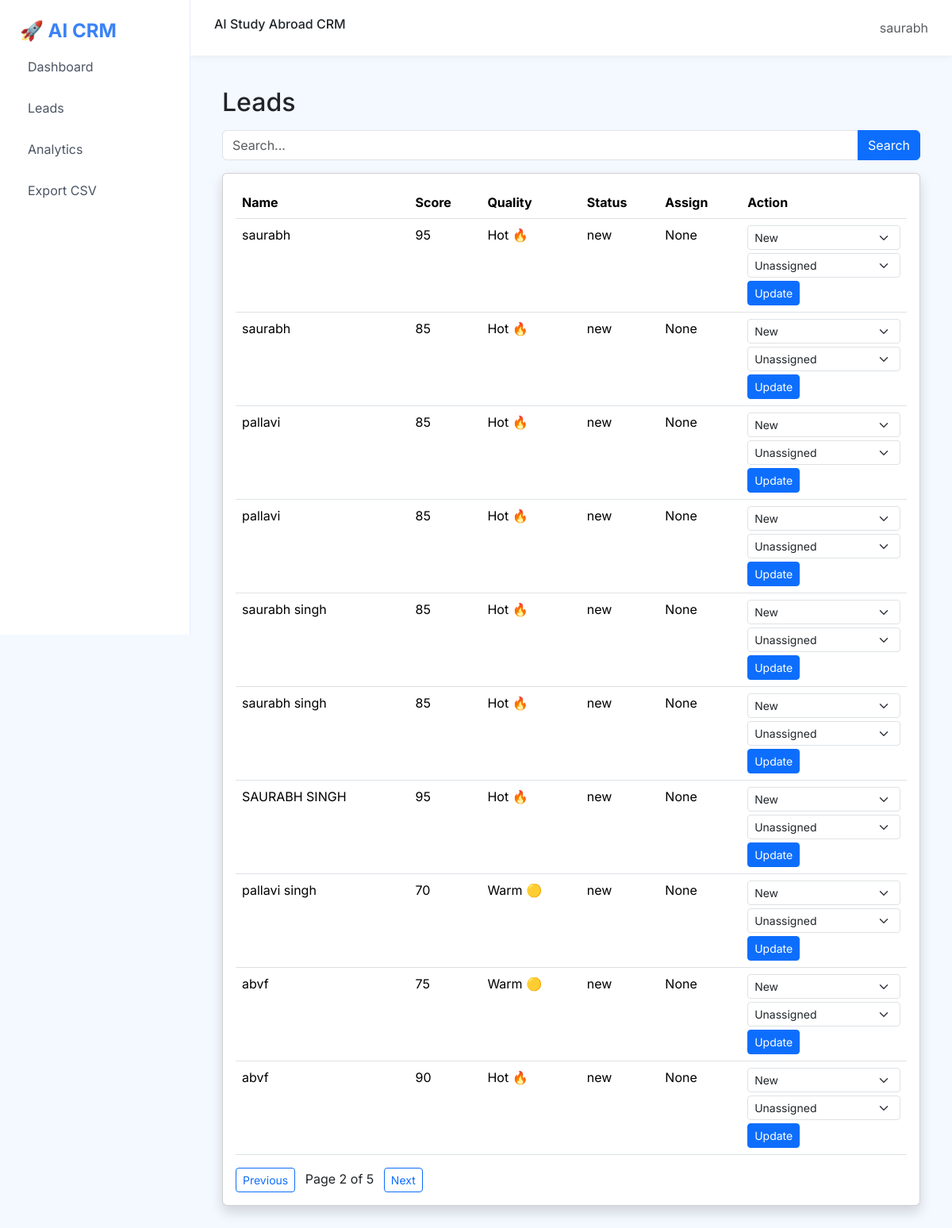
The page /leads/?page=2 (signed in) on the database its author committed.
### leads/models.py (models this page shows, shortened)
class Lead(models.Model):
    QUALIFICATION_CHOICES = [
        ('12th', '12th'),
        ('Graduation', 'Graduation'),
    ]
    CRM_STATUS_CHOICES = [
        ('new', 'New'),
        ('contacted', 'Contacted'),
        ('followup', 'Follow-up'),
        ('converted', 'Converted'),
        ('lost', 'Lost'),
    ]
    name = models.CharField(max_length=100)
    email = models.EmailField()
    phone = models.CharField(max_length=15)
    country_interest = models.CharField(max_length=50, blank=True)
    course_interest = models.CharField(max_length=100, blank=True)
    ielts_score = models.FloatField(null=True, blank=True)
    budget = models.IntegerField(null=True, blank=True)
    qualification = models.CharField(
        max_length=20,
        choices=QUALIFICATION_CHOICES,
        default='12th'
    )
    backlogs = models.BooleanField(default=False)
    intake = models.CharField(max_length=20)
    assigned_to = models.ForeignKey(
    User,
    on_delete=models.SET_NULL,
    null=True,
    blank=True
)
    lead_score = models.IntegerField(default=0)
    recommended_country = models.CharField(max_length=50, blank=True)
    lead_quality = models.CharField(max_length=20, blank=True)
    crm_status = models.CharField(
        max_length=20,
        choices=CRM_STATUS_CHOICES,
        default='new'
    )
    created_at = models.DateTimeField(auto_now_add=True)

### leads/views.py (the view)
# urls.py: path("leads/", views.lead_list, name="lead_list"),
@login_required
def lead_list(request):
    query = request.GET.get("q")
    status_filter = request.GET.get("status")
    leads = Lead.objects.all().order_by("-created_at")
    if query:
        leads = leads.filter(
            Q(name__icontains=query) |
            Q(phone__icontains=query) |
            Q(email__icontains=query)
        )
    if status_filter:
        leads = leads.filter(crm_status=status_filter)
    paginator = Paginator(leads, 10)
    page_number = request.GET.get("page")
    leads = paginator.get_page(page_number)
    return render(request, "leads/lead_list.html", {
        "leads": leads
    })

### leads/templates/leads/lead_list.html (shortened to what this page needs)
{% extends 'leads/base.html' %}
{% block content %}
<h2 class="mb-3">Leads</h2>
<form method="get" class="mb-3">
<div class="input-group">
<input type="text" name="q" placeholder="Search..." class="form-control">
<button class="btn btn-primary">Search</button>
</div>
</form>
<div class="card shadow">
<div class="card-body table-responsive">
<table class="table">
<thead>
<tr>
<th>Name</th>
<th>Score</th>
<th>Quality</th>
<th>Status</th>
<th>Assign</th>
<th>Action</th>
</tr>
</thead>
<tbody>
{% for lead in leads %}
<tr>
<td>{{ lead.name }}</td>
<td>{{ lead.lead_score }}</td>
<td>{{ lead.lead_quality }}</td>
<td>{{ lead.crm_status }}</td>
<td>{{ lead.assigned_to }}</td>
<td>
<form method="post" action="{% url 'update_status' lead.id %}">
<select name="status" class="form-select form-select-sm mb-1">
<option value="new">New</option>
</select>
<select name="assigned_to" class="form-select form-select-sm mb-1">
<option value="">Unassigned</option>
</select>
<button class="btn btn-sm btn-primary">Update</button>
</form>
</td>
</tr>
{% endfor %}
</tbody>
</table>
<div class="mt-3">
{% if leads.has_previous %}
<a href="?page={{ leads.previous_page_number }}" class="btn btn-sm btn-outline-primary">Previous</a>
{% endif %}
<span class="mx-2">Page {{ leads.number }} of {{ leads.paginator.num_pages }}</span>
{% if leads.has_next %}
<a href="?page={{ leads.next_page_number }}" class="btn btn-sm btn-outline-primary">Next</a>
{% endif %}
</div>
</div>
</div>
{% endblock %}

### leads/templates/leads/base.html (shortened to what this page needs)
<!DOCTYPE html>
<html>
<head>
<link href="https://cdn.jsdelivr.net/npm/bootstrap@5.3.2/dist/css/bootstrap.min.css" rel="stylesheet">
</head>
<body>
<div class="sidebar">
    <h4>🚀 AI CRM</h4>
    <a href="{% url 'dashboard' %}">Dashboard</a>
    <a href="{% url 'lead_list' %}">Leads</a>
    <a href="{% url 'analytics' %}">Analytics</a>
    <a href="{% url 'export_csv' %}">Export CSV</a>
</div>
<div class="topbar">
    <h6>AI Study Abroad CRM</h6>
    <div>
        <span class="text-muted">{{ request.user.username }}</span>
    </div>
</div>
<div class="main">
{% block content %}{% endblock %}
</div>
</body>
</html>

### leads/templates/leads/base.html (style rules this page uses)
body { background: #f4f8ff; font-family: 'Inter', sans-serif; }
.sidebar { height: 100vh; width: 240px; position: fixed; background: #ffffff; border-right: 1px solid #e6edff; padding: 25px; }
.sidebar h4 { color: #3b82f6; font-weight: 700; }
.sidebar a { display:block; padding:10px; border-radius:12px; color:#4b5563; text-decoration:none; margin-bottom:8px; transition:0.2s; }
.topbar { height:70px; background:#ffffff; box-shadow:0 2px 10px rgba(0,0,0,0.05); margin-left:240px; padding:0 30px; display:flex; align-items:center; justify-content:space-between; }
.main { margin-left:240px; padding:40px; }

### rows shown on the page
Lead: name "saurabh", lead_score "95", lead_quality "Hot 🔥", crm_status "new", assigned_to "None"
Lead: name "saurabh", lead_score "85", lead_quality "Hot 🔥", crm_status "new", assigned_to "None"
Lead: name "pallavi", lead_score "85", lead_quality "Hot 🔥", crm_status "new", assigned_to "None"
Lead: name "pallavi", lead_score "85", lead_quality "Hot 🔥", crm_status "new", assigned_to "None"
Lead: name "saurabh singh", lead_score "85", lead_quality "Hot 🔥", crm_status "new", assigned_to "None"
Lead: name "saurabh singh", lead_score "85", lead_quality "Hot 🔥", crm_status "new", assigned_to "None"
Lead: name "SAURABH SINGH", lead_score "95", lead_quality "Hot 🔥", crm_status "new", assigned_to "None"
Lead: name "pallavi singh", lead_score "70", lead_quality "Warm 🟡", crm_status "new", assigned_to "None"
Lead: name "abvf", lead_score "75", lead_quality "Warm 🟡", crm_status "new", assigned_to "None"
Lead: name "abvf", lead_score "90", lead_quality "Hot 🔥", crm_status "new", assigned_to "None"

### other values the page prints
{{ request.user.username }} "saurabh"
{{ leads.number }} "2"
{{ leads.paginator.num_pages }} "5"
